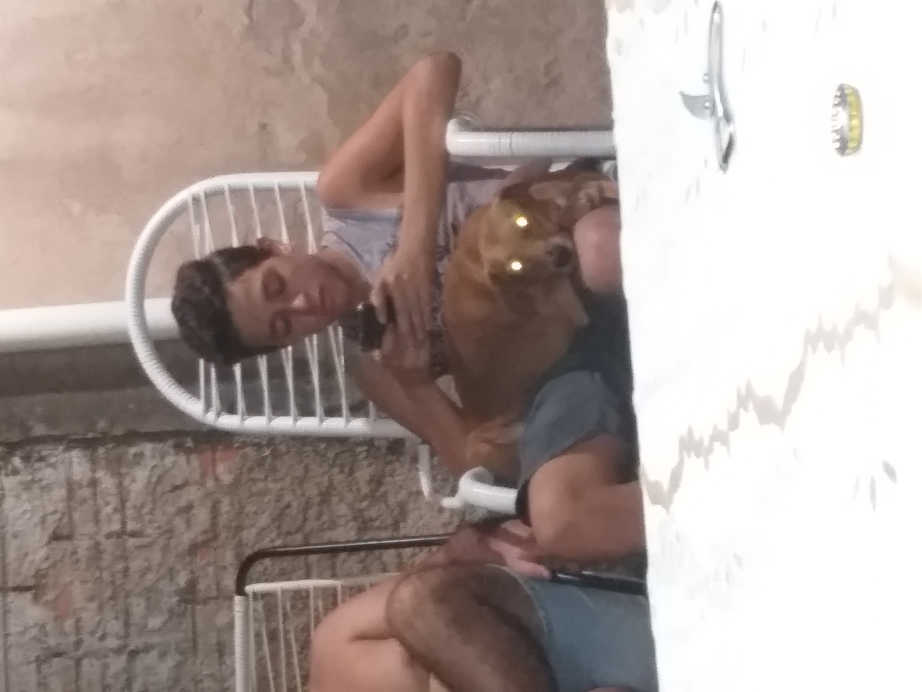
#> input picture Back-End/Modulos_Python/pillow_/troxa.jpg, 4608 x 3456 px (shown at 1/5 size)
$ python main.py
#> lines starting #> are read from the running program, lines starting #| are printed output that depends on the picture
from pathlib import Path

from PIL import Image

ROOT_FOLDER = Path(__file__).parent
IMAGE_PATH = ROOT_FOLDER / 'troxa.jpg'
NEW_IMAGE_PATH = ROOT_FOLDER / 'new_troxa.jpg'


pil_image = Image.open(IMAGE_PATH)
#> pil_image is the input picture: PIL image 4608x3456 RGB; mean R, G, B 172.1, 158.8, 154
width, height = pil_image.size
#> width = 4608; height = 3456

# para salvar as informações sobre a imagem que constam nela
exif = pil_image.info['exif']

# regra de 3 para se auto dimensionar
# width ---- new_width: valor novo que você quer
# height ---     x: valor que você vai deixar se auto dimensionar

new_width = 640
new_height = round(height * (new_width / width))
#> new_height = 480

new_image = pil_image.resize(size=(new_width, new_height))
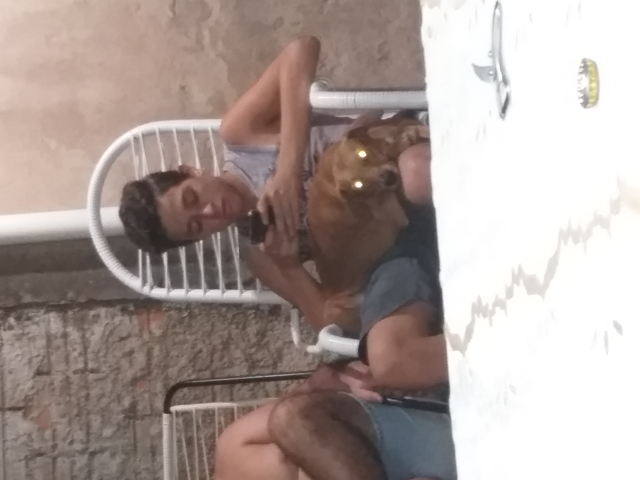
#> new_image: PIL image 640x480 RGB; mean R, G, B 172.1, 158.8, 154
new_image.save(
    fp=NEW_IMAGE_PATH,
    quality=70,
    exif=exif,
)
